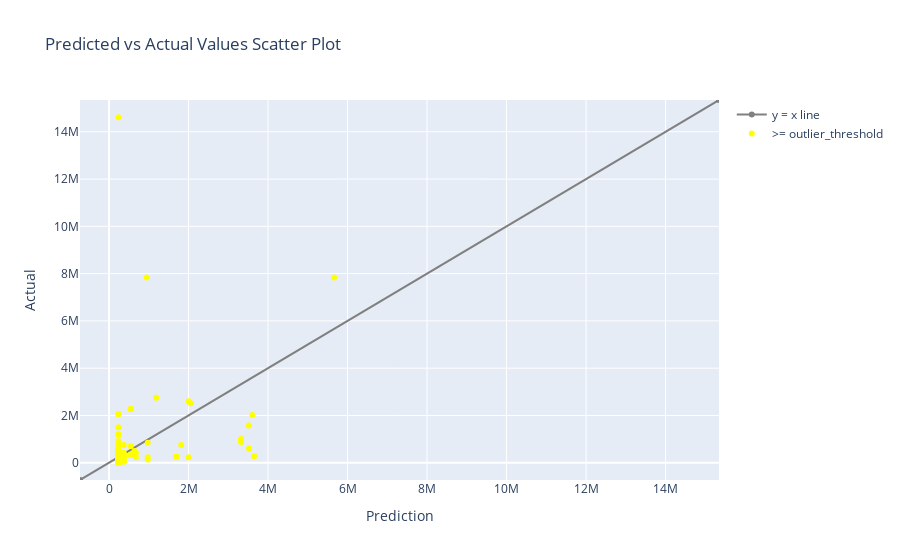

The cell this chart's notebook holds for it:
### Code cell
from evalml.model_understanding.visualizations import graph_prediction_vs_actual

graph_prediction_vs_actual(y_holdout, pipeline.predict(X_holdout), outlier_threshold=50)

### Figure 1 — Plotly figure (JSON) as saved in the notebook; plotly's stock layout.template omitted (floating-point values rounded to 4 significant figures; data arrays with more than 128 entries replaced by an {"elided": "..."} marker saying what was removed)
{"data": [{"line": {"color": "grey"}, "name": "y = x line", "type": "scatter", "x": [-729600, 15343600], "y": [-729600, 15343600]}, {"marker": {"color": "#ffff00"}, "mode": "markers", "name": ">= outlier_threshold", "type": "scatter", "x": {"elided": "350 float values"}, "y": {"elided": "350 int values"}}], "layout": {"title": {"text": "Predicted vs Actual Values Scatter Plot"}, "xaxis": {"range": [-729600, 15343600], "title": {"text": "Prediction"}}, "yaxis": {"range": [-729600, 15343600], "title": {"text": "Actual"}}}}
